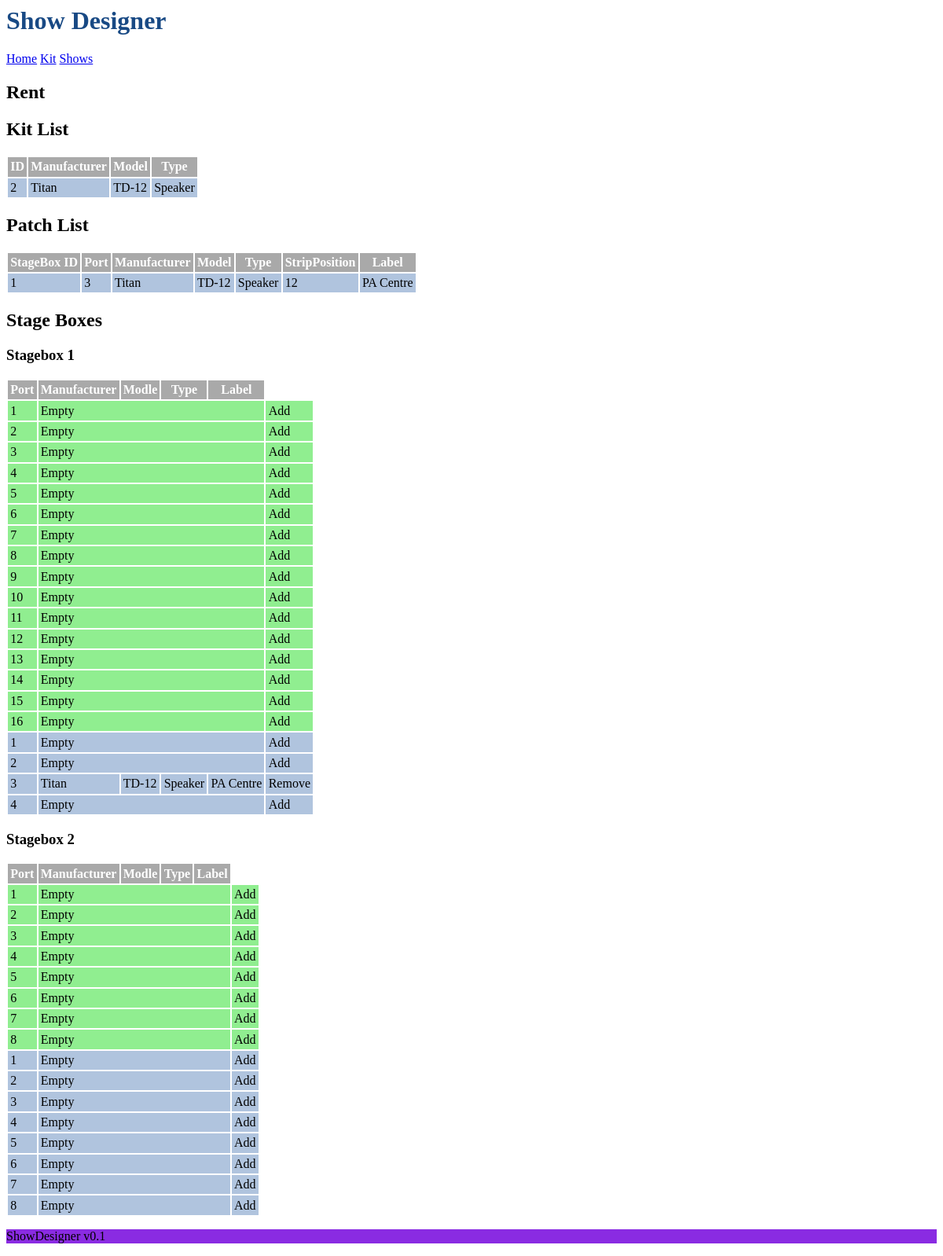
The app's page /show/1 with its own data.
### tables this page shows
CREATE TABLE Show (
	ID INTEGER PRIMARY KEY AUTOINCREMENT,
	ShowName str NOT NULL
	
);

CREATE TABLE OutputDevice (
	ID INTEGER PRIMARY KEY AUTOINCREMENT,
	OutputID int NOT NULL,
	BarcodeID int,
	FOREIGN KEY (OutputID) REFERENCES OutputType(OutputID)
);

CREATE TABLE OutputType (
	OutputID INTEGER PRIMARY KEY AUTOINCREMENT,
	Manufacturer str,
	Model str,
	Type str
);

CREATE TABLE OutputMapping (
	ID INTEGER PRIMARY KEY AUTOINCREMENT,
	ShowStageBoxID int NOT NULL,
	Port int NOT NULL,
	OutputID int NOT NULL,
	StripPosition NOT NULL,
	Label str,
	FOREIGN KEY (ShowStageBoxID) REFERENCES ShowStageBox(ID),
	FOREIGN KEY (OutputID) REFERENCES OutputDevice(ID)
);

CREATE TABLE ShowStageBox (
	ID INTEGER PRIMARY KEY AUTOINCREMENT,
	ShowID int NOT NULL,
	StageBoxID int NOT NULL,
	FOREIGN KEY (ShowID) REFERENCES Show(ID)
	FOREIGN KEY (StageBoxID) REFERENCES StageBox(ID)
);

### ShowDesigner.py (the view, shortened to what this page needs)
@app.route('/show/<showid>')
def show(showid):
    db = getdb()
    ShowName = db.execute(
        "SELECT Show.ShowName FROM Show WHERE ID = ?",[showid]
    ).fetchall()[0]["ShowName"]
    Inputs = db.execute(
        "SELECT InputDevice.ID, InputType.Manufacturer, InputType.Model, InputType.Type, InputDevice.BarcodeID FROM InputDevice, InputType, Show, ShowStageBox, InputMapping WHERE InputMapping.ShowStageBoxID = ShowStageBox.ID AND ShowStageBox.ShowID = Show.ID  AND InputMapping.InputID = InputDevice.ID AND InputDevice.InputID = InputType.InputID AND Show.ID = ?",[showid]
    ).fetchall()
    Outputs = db.execute(
        "SELECT OutputDevice.ID, OutputType.Manufacturer, OutputType.Model, OutputType.Type, OutputDevice.BarcodeID FROM OutputDevice, OutputType, Show, ShowStageBox, OutputMapping WHERE OutputMapping.ShowStageBoxID = ShowStageBox.ID AND ShowStageBox.ShowID = Show.ID  AND OutputMapping.OutputID = OutputDevice.ID AND OutputDevice.OutputID = OutputType.OutputID AND Show.ID = ?",[showid]
    ).fetchall()
    InPatch = db.execute(
        "SELECT InputMapping.Port, InputMapping.StripPosition, Inputmapping.Label, InputType.Manufacturer, InputType.Model, InputType.Type, ShowstageBox.ID, ShowStageBox.StageBoxID, InputMapping.ID FROM InputDevice, InputType, Show, ShowStageBox, InputMapping WHERE InputMapping.ShowStageBoxID = ShowStageBox.ID AND ShowStageBox.ShowID = Show.ID  AND InputMapping.InputID = InputDevice.ID AND InputDevice.InputID = InputType.InputID AND Show.ID = ?",[showid]
    ).fetchall()
    OutPatch = db.execute(
        "SELECT OutputMapping.Port, OutputMapping.StripPosition, Outputmapping.Label, OutputType.Manufacturer, OutputType.Model, OutputType.Type, OutputDevice.BarcodeID, ShowstageBox.ID, ShowStageBox.StageBoxID FROM OutputDevice, OutputType, Show, ShowStageBox, OutputMapping WHERE OutputMapping.ShowStageBoxID = ShowStageBox.ID AND ShowStageBox.ShowID = Show.ID  AND OutputMapping.OutputID = OutputDevice.ID AND OutputDevice.OutputID = OutputType.OutputID AND Show.ID = ?",[showid]
    ).fetchall()
    StageBox = db.execute(
        "SELECT StageBox.ID, StageBox.Inputs, StageBox.Outputs FROM StageBox, ShowStageBox WHERE ShowStageBox.StageBoxID = StageBox.ID AND ShowStageBox.ShowID = ?",[showid]
    ).fetchall()
    StageBoxes = []
    for Box in StageBox:
        BoxData = {"ID":Box["ID"],"Inputs":[],"Outputs":[]}
        for i in range(Box["Inputs"]):
            PortData = {"Port":i+1, "Manufacturer":"","Model":"","Type":"","Label":""}
            BoxData["Inputs"].append(PortData)
        for i in range(Box["Outputs"]):
            PortData = {"Port":i+1, "Manufacturer":"","Model":"","Type":"","Label":""}
            BoxData["Outputs"].append(PortData)
        for device in OutPatch:
            if device["StageBoxID"] == Box["ID"]:
                PortData = BoxData["Outputs"][device["Port"]-1]
                PortData["Manufacturer"] = device["Manufacturer"]
                PortData["Model"] = device["Model"]
                PortData["Type"] = device["Type"]
                PortData["Label"] = device["Label"]
        StageBoxes.append(BoxData)
    return render_template('show.html', InDevicesKit = Inputs, OutDevicesKit = Outputs, InDevicesPatch = InPatch, OutDevicesPatch = OutPatch, ShowName = ShowName, StageBoxes = StageBoxes, showid=showid)

### ShowDesigner.py (called while the page is built)
def getdb():
    if "db" not in g:
        g.db = sqlite3.connect(os.path.join(basedir, "database.db"), detect_types=sqlite3.PARSE_DECLTYPES)
        g.db.row_factory = sqlite3.Row
    return g.db

### templates/show.html (shortened to what this page needs)
{% extends "root.html" %}
{% block main %}
<h2>{{ShowName}}</h2>
<h2>Kit List</h2>
<table>
    <tr>
        <th>ID</th>
        <th>Manufacturer</th>
        <th>Model</th>
        <th>Type</th>
    </tr>
    {% for Device in OutDevicesKit %}
    <tr class="output">
        <td>{{ Device['ID'] }}</td>
        <td>{{ Device['Manufacturer'] }}</td>
        <td>{{ Device['Model'] }}</td>
        <td>{{ Device['Type'] }}</td>
    </tr>
    {% endfor %}
</table>
<h2>Patch List</h2>
<table>
    <tr>
        <th>StageBox ID</th>
        <th>Port</th>
        <th>Manufacturer</th>
        <th>Model</th>
        <th>Type</th>
        <th>StripPosition</th>
        <th>Label</th>
    </tr>
    {% for Device in OutDevicesPatch %}
    <tr class="output">
        <td>{{ Device['ID'] }}</td>
        <td>{{ Device['Port'] }}</td>
        <td>{{ Device['Manufacturer'] }}</td>
        <td>{{ Device['Model'] }}</td>
        <td>{{ Device['Type'] }}</td>
        <td>{{ Device['StripPosition'] }}</td>
        <td>{{ Device['Label'] }}</td>
    </tr>
    {% endfor %}
</table>
<h2>Stage Boxes</h2>
{% for StageBox in StageBoxes %}
<h3>Stagebox {{StageBox["ID"]}}</h3>
<table>
    <tr>
        <th>Port</th>
        <th>Manufacturer</th>
        <th>Modle</th>
        <th>Type</th>
        <th>Label</th>
    </tr>
    {% for Device in StageBox['Inputs'] %}
    <tr class="input">
        <td>{{ Device['Port'] }}</td>
        {% if  Device['Manufacturer'] == "" %}
        <td colspan = 4>Empty</td>
        <td>Add</td>
        {% endif %}
    </tr>
    {% endfor %}
    {% for Device in StageBox['Outputs'] %}
    <tr class="output">
        <td>{{ Device['Port'] }}</td>
        {% if  Device['Manufacturer'] == "" %}
        <td colspan = 4>Empty</td>
        <td>Add</td>
        {% else %}
        <td>{{ Device['Manufacturer'] }}</td>
        <td>{{ Device['Model'] }}</td>
        <td>{{ Device['Type'] }}</td>
        <td>{{ Device['Label'] }}</td>
        <td>Remove</td>
        {% endif %}
    </tr>
    {% endfor %}
</table>
{% endfor %}
{% endblock %}

### static/styles.css (style rules this page uses)
th { color: white; background-color: darkgray; }
td { background-color: #CCC; }
td,th { padding: 0.2em; }
tr.input td { background-color: lightgreen; }
tr.output td { background-color: lightsteelblue; }

### records on screen
Show: ShowName "Rent"
OutputDevice: ID "2", Manufacturer "Titan", Model "TD-12", Type "Speaker"
OutputMapping: ID "1", Port "3", Manufacturer "Titan", Model "TD-12", Type "Speaker", StripPosition "12", Label "PA Centre"

### other values on screen
{{ StageBox["ID"] }} "1" "2"
{{ Device['Port'] }} "1" "2" "3" "4" "5" "6" "7" "8" "9" "10" "11" "12" "13" "14" "15" "16" "1" "2" "3" "4" "5" "6" "7" "8"
{{ Device['Port'] }} "1" "2" "4" "1" "2" "3" "4" "5" "6" "7" "8"
